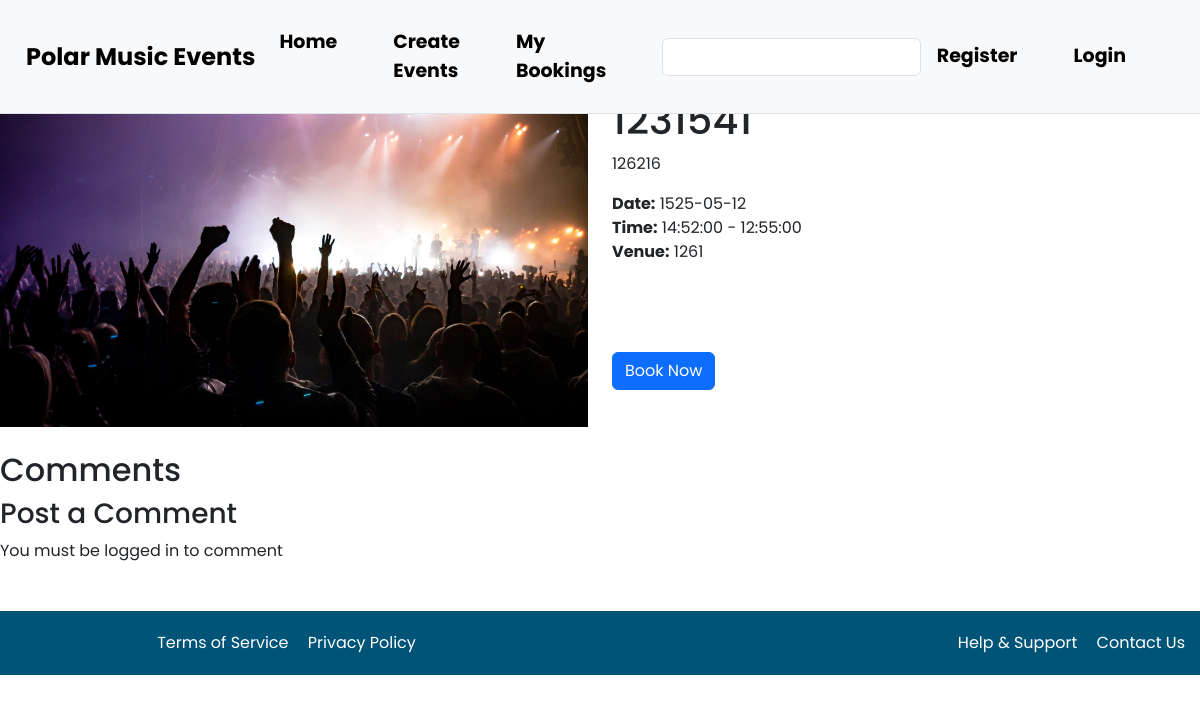
/show2, run on an earlier commit of the app's database.
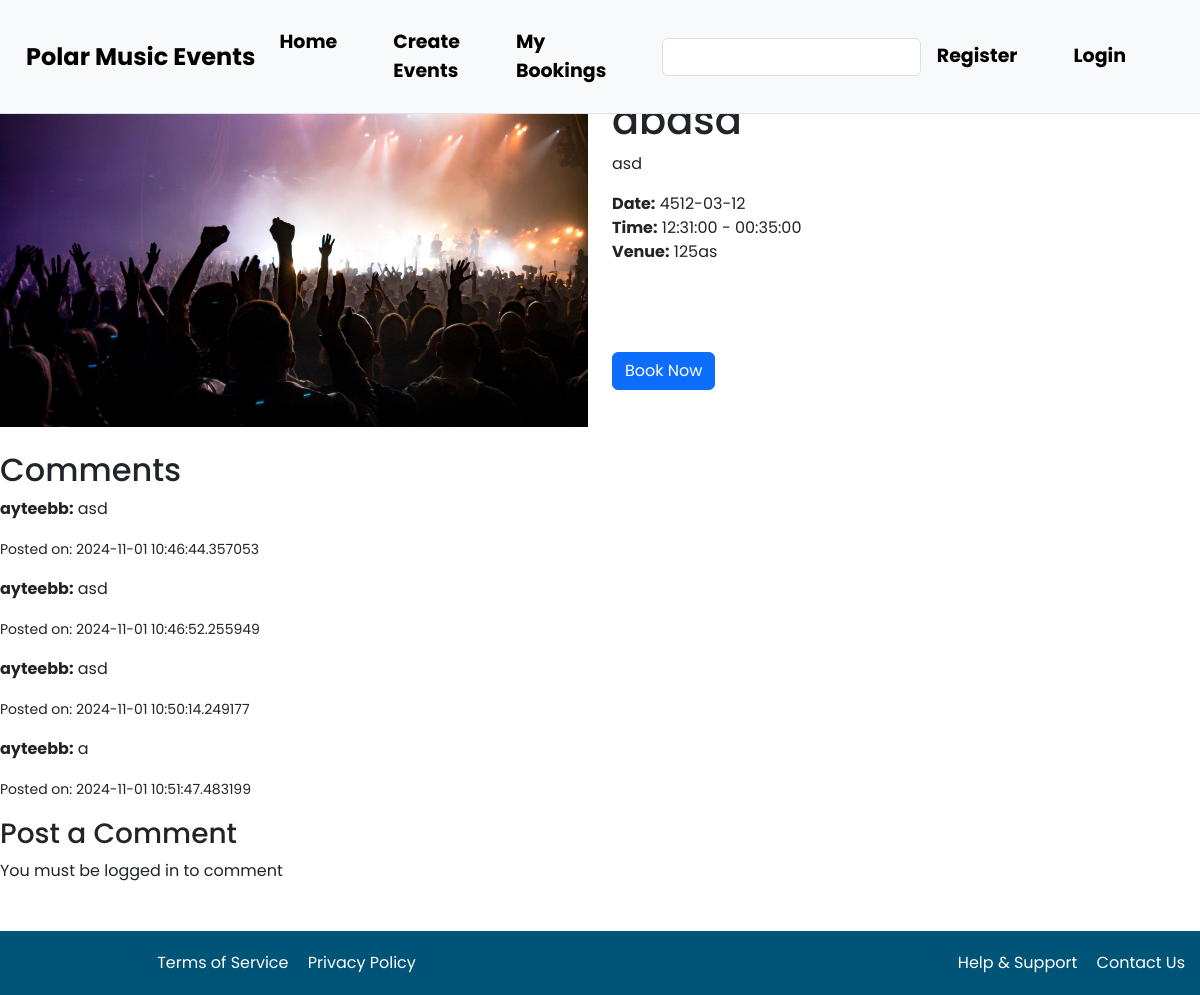
And on a later commit of the database.
### website/models.py (models this page shows, shortened)
class Event(db.Model):
    __tablename__ = 'events'
    class Status(Enum):
        OPEN = "Open"
        SOLDOUT = "Sold Out"
        CANCELLED = "Cancelled"
        INACTIVE = "Inactive"
    id = db.Column(db.Integer, primary_key=True)
    name = db.Column(db.String(100), nullable=False)
    description = db.Column(db.Text, nullable=False)
    date = db.Column(db.Date, nullable=False)
    start_time=db.Column(db.DateTime, nullable =False)
    end_time =db.Column(db.DateTime, nullable = False)
    venue=db.Column(db.String(100), nullable=False)
    ticket_price=db.Column(db.Integer, nullable = False)
    image=db.Column(db.String(400))
    creator_id = db.Column(db.Integer, db.ForeignKey("users.id"), nullable=False)
    status = db.Column(db.String(20), nullable=False)
    ticket_type=db.Column(db.String(20),nullable=False)
    total_ticket=db.Column(db.Integer, nullable =False)
    datetime=db.Column(db.DateTime,)
    orders = db.relationship('Order', backref='event', lazy=True)
    comments = db.relationship('Comment', backref='event', lazy=True)
    comments = db.relationship('Comment', backref='event', lazy=True)
    orders = db.relationship('Order', backref='event', lazy=True)

class Comment(db.Model):
    __tablename__ = 'comments'
    id = db.Column(db.Integer, primary_key=True)
    comment = db.Column(db.String(500))
    date_posted = db.Column(db.DateTime, nullable=False, default=datetime.utcnow)
    event_id = db.Column(db.Integer, db.ForeignKey('events.id'))
    user_id = db.Column(db.Integer, db.ForeignKey('users.id'))

class User(db.Model, UserMixin):
    __tablename__ = 'users'
    id = db.Column(db.Integer, primary_key=True)
    username = db.Column(db.String(100), unique=True, nullable=False)
    first_name = db.Column(db.String(100), index=True, unique=True, nullable=False)
    last_name = db.Column(db.String(100), index=True, unique=True, nullable=False)
    email = db.Column(db.String(100), index=True, nullable=False)
    password_hash = db.Column(db.String(255), nullable=False)
    contact_number = db.Column(db.String(255), nullable=False)
    street_address = db.Column(db.String(100), index=True, nullable=False)
    comments = db.relationship('Comment', backref='user', lazy=True)
    orders = db.relationship('Order', backref='user', lazy=True)
    events = db.relationship('Event', backref='organizer', lazy=True)

### website/views.py (the view)
@main_bp.route('/show<id>')
def show(id):
    event = db.session.scalar(db.select(Event).where(Event.id==id))
    form = CreateComment()
    if not event:
       abort(404)
    return render_template('EventDetails.html', event=event, form=form,)

### website/forms.py
class CreateComment(FlaskForm):
    comment = StringField("Comment", validators=[InputRequired()])
    submit = SubmitField("Post")

### website/templates/EventDetails.html (shortened to what this page needs)
{% extends "base.html" %}
{% block content %}
<div class="event-details-section">
    <div class="container">
        <div class="row">
            <div class="col-md-6">
                <img src="{{ url_for('static', filename='img/' + event.image) }}"  class="img-fluid" alt="Event Image">
            </div>
            <div class="col-md-6">
                <h1 class="event-title">{{ event.name }}</h1>
                <p class="event-description">
                    {{ event.description }}
                </p>
                <p class="event-details">
                    <strong>Date:</strong> {{ event.date }} <br>
                    <strong>Time:</strong> {{ event.start_time.time() }} - {{ event.end_time.time() }} <br>
                    <strong>Venue:</strong> {{ event.venue }}
                </p>
                <span class="event-status status-open">Available</span>
                <br>
                <br>
                <br>
                <button type="button" class="btn btn-primary" data-bs-toggle="modal" data-bs-target="#Modal">
                    Book Now
                </button>
            </div>
        </div>
    </div>
</div>
{% from 'bootstrap5/form.html' import render_form %}
<div class="comments-section container mt-4">
    <h2>Comments</h2>
    <div class="comment-list">
        {% for comment in event.comments %}
            <div class="comment mb-2">
                <p><strong>{{ comment.user.username }}:</strong> {{ comment.comment }} </p>
                <p><span class="small">Posted on: {{ comment.date_posted }}</span></p>
            </div>
        {% endfor %}
    </div>
    <h3>Post a Comment</h3>
    {% if current_user.is_authenticated %}
        {{render_form(form,"/view_event/{0}/comment".format(event.id))}}
    {% else %}
        <p>You must be logged in to comment</p>
    {% endif %}
</div>
{% endblock %}

### website/templates/base.html (shortened to what this page needs)
<!DOCTYPE html>
<html lang="en">
<head>
    <link href="https://cdn.jsdelivr.net/npm/bootstrap@5.3.3/dist/css/bootstrap.min.css" rel="stylesheet"
>
    <link rel="stylesheet" href="{{ url_for('static', filename='style/Indexstyle.css') }}">
</head>
<body>
    {% block navbar %}
    <nav class="navbar navbar-expand-lg bg-body-tertiary border-bottom border-body fixed-top">
        <div class="container-fluid">
            <div class="navbar-brand">
              <span class="brand-text">Polar Music Events</span>
            </div>
            <div class="collapse navbar-collapse" id="navbarNav">
                <ul class="navbar-nav me-auto mb-2 mb-lg-0">
                    <li class="nav-item">
                        <a class="nav-link" href="{{ url_for('main.index') }}">Home</a>
                    </li>
                    <li class="nav-item">
                        <a class="nav-link" href="{{ url_for('main.create_event') }}">Create Events</a>
                    </li>
                    <li class="nav-item">
                        <a class="nav-link" href="{{ url_for('main.bookings') }}">My Bookings</a>
                    </li>
                </ul>
                <form class="d-flex mx-auto p-2" action="{{ url_for('main.search') }}">
                    <input type="text" name="search" class="form-control flex-grow-1 my-1 mr-sm-2" id="SearchForm">
                </form>
                <ul class="navbar-nav ml-auto">
                    {% if current_user.is_authenticated %}
                        <li class="nav-item">
                            <span class="navbar-text me-2">Welcome, {{ current_user.username }}</span>
                        </li>
                        <li class="nav-item">
                            <a class="nav-link" href="{{ url_for('auth.logout') }}"><strong>Logout</strong></a>
                        </li>
                    {% else %}
                        <li class="nav-item">
                            <a class="nav-link" href="{{ url_for('auth.register') }}">Register</a>
                        </li>
                        <li class="nav-item">
                            <a class="nav-link" href="{{ url_for('auth.login') }}">Login</a>
                        </li>
                    {% endif %}
                </ul>
            </div>
        </div>
    </nav>
    {% endblock %}
    <div class="container mt-5 pt-5">
        {% block content %}{% endblock %}
    </div>
    <footer class="footer mt-5">
        <div class="container">
            <div class="row">
                <div class="col-md-6">
                    <ul class="footer-links">
                        <li><a href="#">Terms of Service</a></li>
                        <li><a href="#">Privacy Policy</a></li>
                    </ul>
                </div>
                <div class="col-md-6 text-md-end text-center">
                    <ul class="footer-links">
                        <li><a href="#">Help & Support</a></li>
                        <li><a href="#">Contact Us</a></li>
                    </ul>
                </div>
            </div>
        </div>
    </footer>
</body>
</html>

### website/Static/style/Indexstyle.css (style rules this page uses)
body { overflow-x:auto; font-family: 'Poppins'; margin: 0; padding: 0; text-align: left; width: 100%; box-sizing: border-box; }
.container { max-width: 2000px; margin: 0 auto; padding: 0 0px; }
.navbar { padding: 20px 14px; font-size: 19px; background-color: #f8f9fa; }
.navbar .brand-text { font-weight:bold; font-size: 24px; }
.navbar .nav-link { font-weight:bold; margin-right: 40px; color:black; transition: color 0.3s ease; text-decoration: none; }
.text-center { color: white; }
.status-open { background-color: #1db43e; color: white; }
.event-status { position: absolute; top: 10px; right: 10px; padding: 5px 10px; border-radius: 5px; }
.footer { background-color: #005477; padding: 20px 0; position: relative; bottom: 0; width: 100%; text-align: center; }
.footer-links { text-decoration: none; list-style: none; padding-left: 0; margin: 0; }
.footer-links a { text-decoration: none; color: #ffffff; }
.footer-links li { display: inline; margin-right: 15px; }

What changed in the data, as far as the page shows it:
changed Event: name "1231541" → "abasd"; description "126216" → "asd"; date "1525-05-12" → "4512-03-12"; start_time.time "14:52:00" → "12:31:00"; end_time.time "12:55:00" → "00:35:00"; venue "1261" → "125as"
added Comment: user.username "ayteebb", comment "asd", date_posted "2024-11-01 10:46:44.357053"
added Comment: user.username "ayteebb", comment "asd", date_posted "2024-11-01 10:46:52.255949"
added Comment: user.username "ayteebb", comment "asd", date_posted "2024-11-01 10:50:14.249177"
added Comment: user.username "ayteebb", comment "a", date_posted "2024-11-01 10:51:47.483199"
